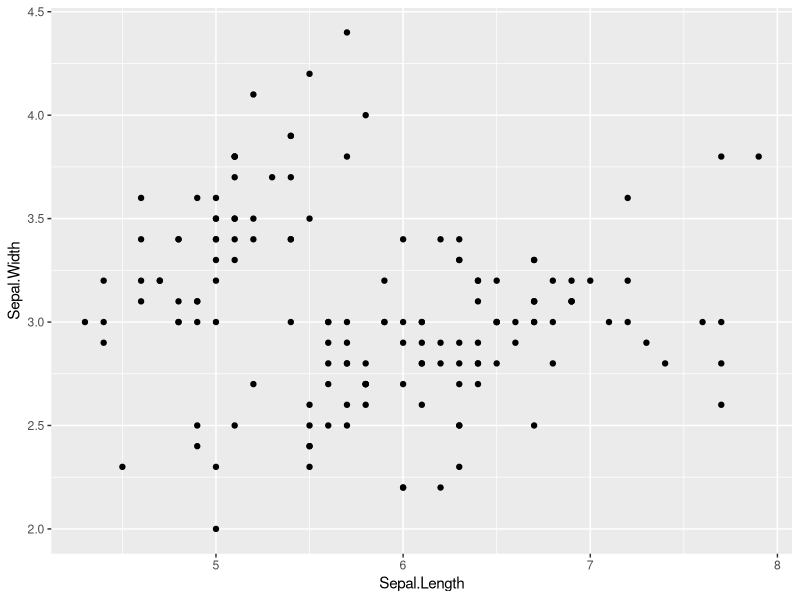
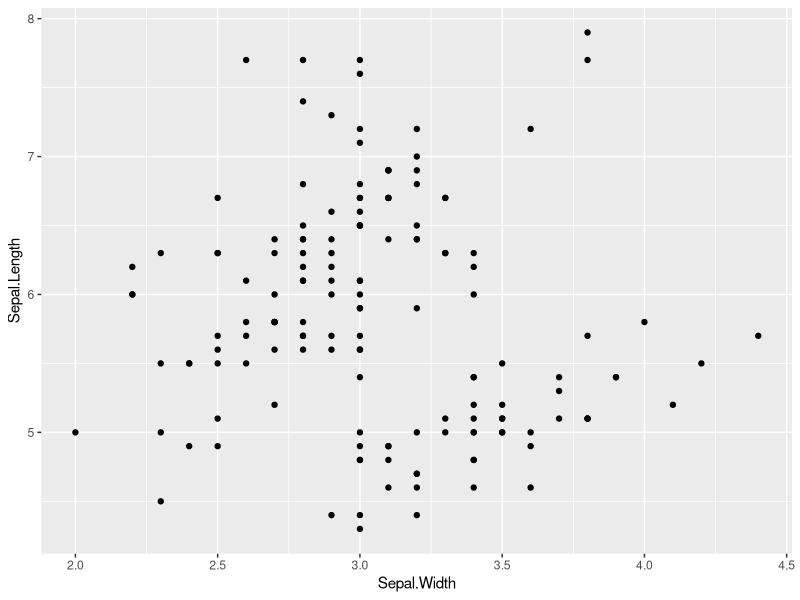
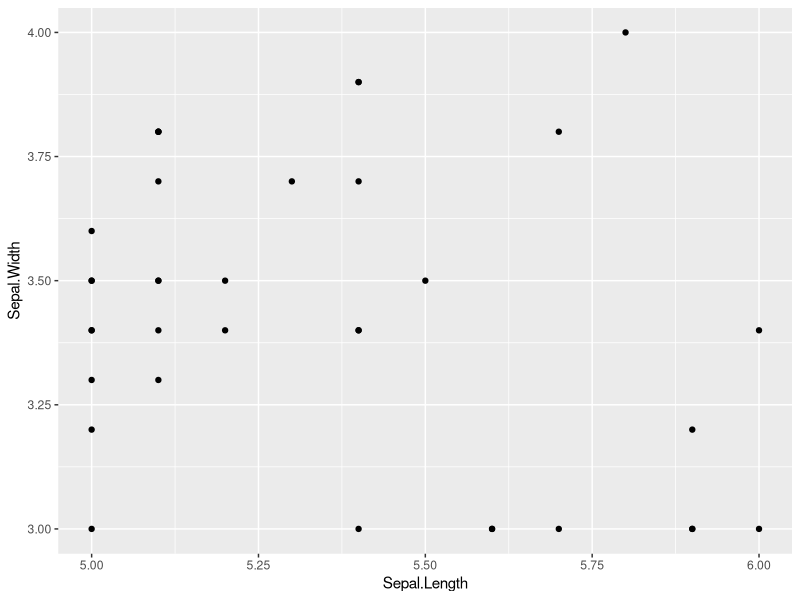
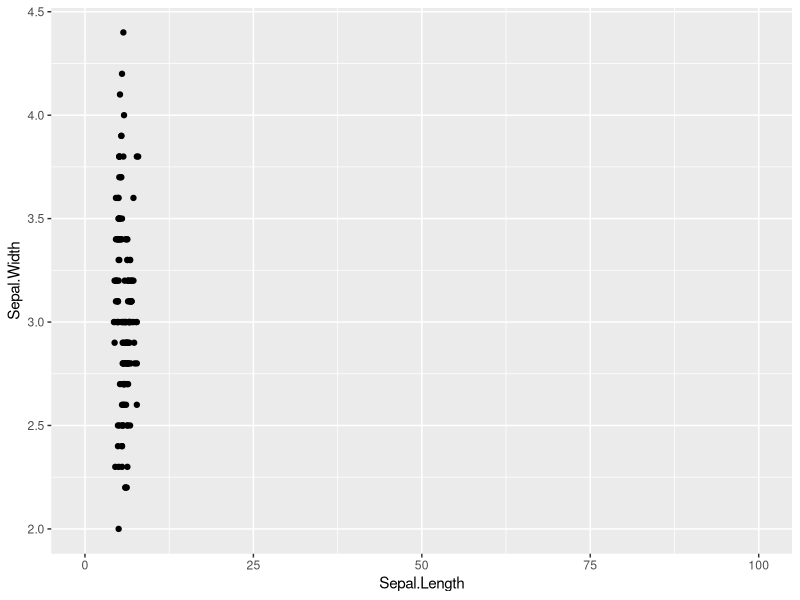
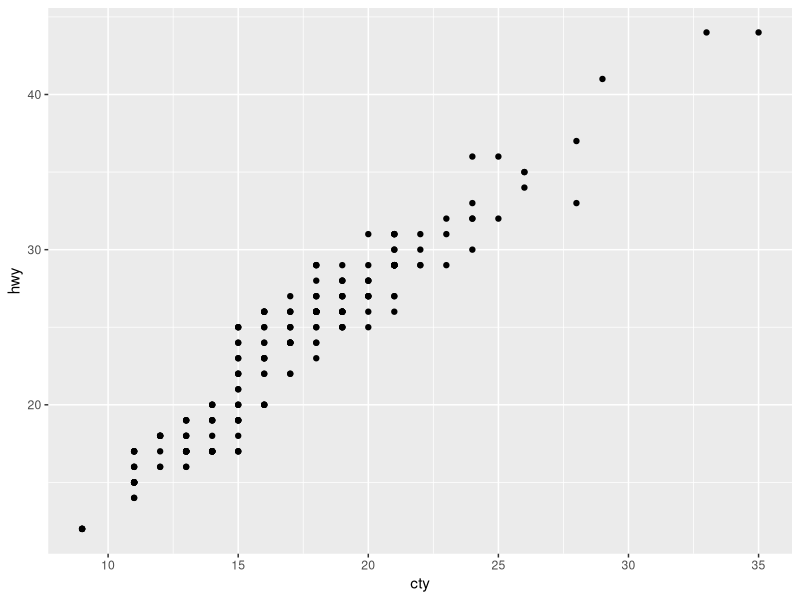
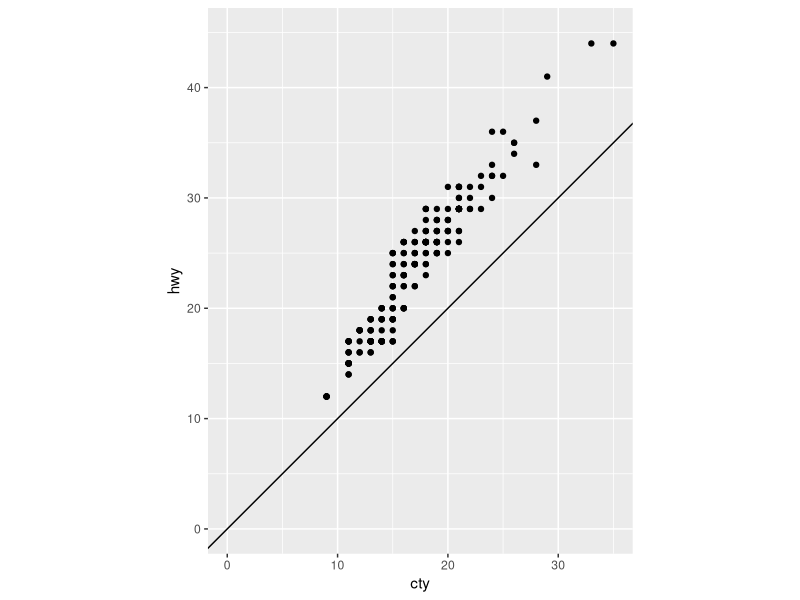
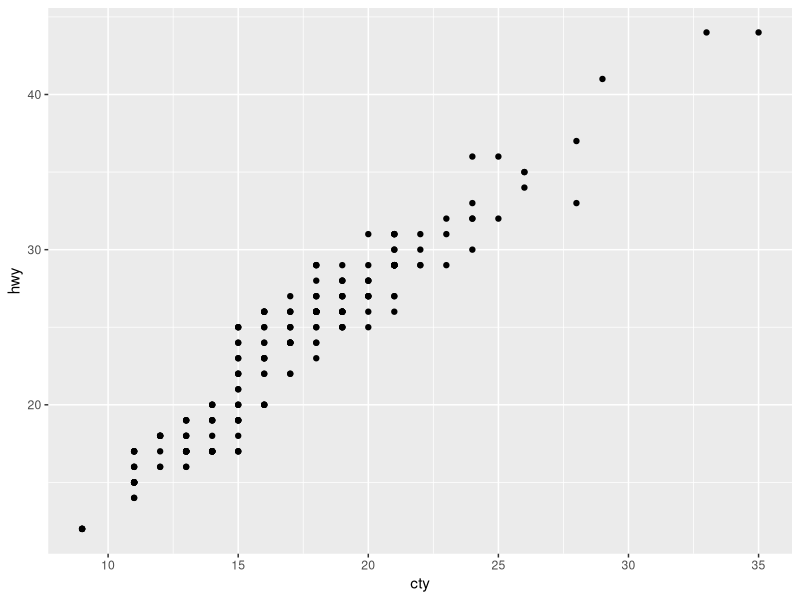
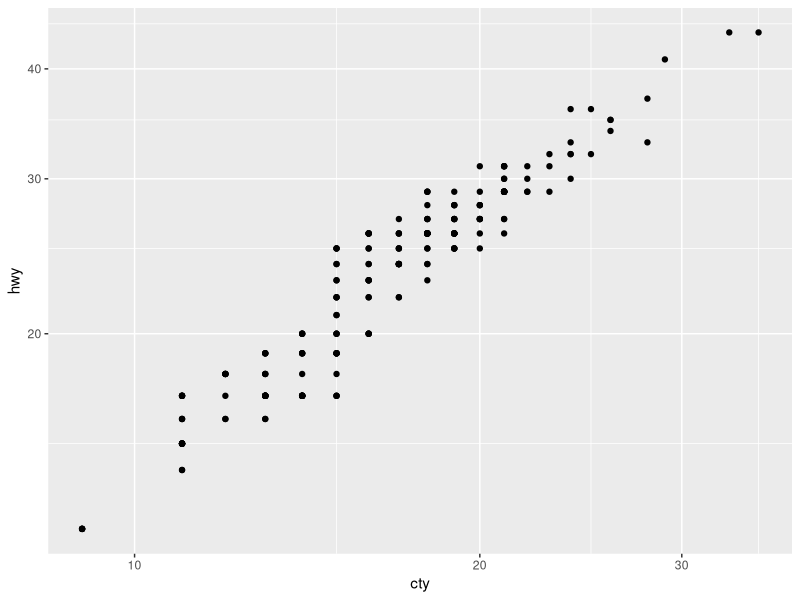

Recreate these plots in R, in order.
library (tidyverse)

## advanced ggplot settings 

base <- iris %>% 
  ggplot(aes(x = Sepal.Length, y = Sepal.Width)) + 
  geom_point()
base

## fonctions coord...*

base + coord_flip()

## limiter les axes 

base + coord_cartesian(xlim = c(5,6), y = c(3,4))

base + coord_cartesian(xlim= c(0,100))

## rapport entre les échelles de x et de y 

miles <- mpg %>% 
  ggplot(aes(x = cty, y = hwy)) + 
  geom_point()

miles

miles + coord_equal(xlim = c(0,35), 
                    ylim = c(0,45)) + 
  geom_abline(slope = 1, intercept = 0)

## modifier l'échelle des axes 
## toute transformation mathématique est possible 

miles 

miles + coord_trans(x = "log10", y = "log2")

## coordonnées polaires 

base  + coord_polar(theta = "y", direction = -1)

## camembert -- pie chart !

iris %>% 
  ggplot(aes(x = "", y = Species, fill = Species)) + 
  geom_col() + 
  coord_polar(theta = "y")

base <- iris %>% 
ggplot(aes(x = Sepal.Length, y = Sepal.Width, 
           color = Species, size = Petal.Length)) + 
  geom_point()
base

## couleurs 
base + scale_color_brewer()

base + scale_color_brewer(type = "qual")

## colorblind 
base + scale_color_viridis_d()

## quelles sont les palettes de couleurs de brew 

RColorBrewer::display.brewer.all()

## faire tous seules comme des grands 

base + scale_color_manual(values = c("pink", "brown", "orange"))

base + scale_color_grey()

## continuous variable 
base <- iris  %>% 
  ggplot(aes(x = Sepal.Length, y = Sepal.Width, 
             color = Petal.Width, size = Petal.Length)) + 
  geom_point()
base

base + scale_color_gradient(low = "green", high = "red")

base + scale_color_gradient2(low = "blue ",
                             mid = "grey",
                             high = "red", 
                             midpoint = 1.5)

## entre discret et continue : binned scale 
base + scale_color_binned(type = "viridis")

## size --- changer la taille 

base 

base + scale_size_area(max_size = 12)

## remplissage (fill)

base <- mpg %>% 
  ggplot(aes(x = manufacturer, fill = manufacturer)) +
  geom_bar()
base 

base + scale_fill_viridis_d()

base + scale_fill_brewer(palette = "Set2")

## différence entre changer les couleurs du Mapping
## ou changer les couleurs d'un OBJET 

## toutes barres rouges 

base + geom_bar(fill = "red", width = 0.5)

## tout ce qui passe par aes () et scale_() change par variable 
## tout ce qui passe directement  aux geom() ne change pas 

base + theme_classic()
base + theme_minimal()
base + theme_linedraw()

install.packages("ggthemes")
library(ggthemes)
base + theme_stata()

## contrôle à la main 

base + 
  theme()

## comment ajouter des titres 
base + 
  labs(title = "mon titre", 
       subtitle = "mon soustitre")

## comment ajouter des lignes  

